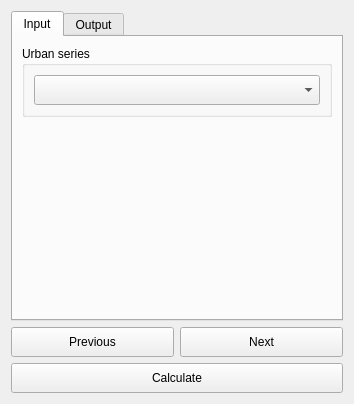
<?xml version="1.0" encoding="UTF-8"?>
<ui version="4.0">
 <class>DlgCalculateUrbanSummaryTable</class>
 <widget class="QDialog" name="DlgCalculateUrbanSummaryTable">
  <property name="geometry">
   <rect>
    <x>0</x>
    <y>0</y>
    <width>351</width>
    <height>404</height>
   </rect>
  </property>
  <property name="sizePolicy">
   <sizepolicy hsizetype="Fixed" vsizetype="Fixed">
    <horstretch>0</horstretch>
    <verstretch>0</verstretch>
   </sizepolicy>
  </property>
  <property name="windowTitle">
   <string>Calculate Urban Change Summary Table</string>
  </property>
  <layout class="QVBoxLayout" name="verticalLayout">
   <item>
    <widget class="QTabWidget" name="TabBox">
     <property name="sizePolicy">
      <sizepolicy hsizetype="Minimum" vsizetype="Expanding">
       <horstretch>0</horstretch>
       <verstretch>0</verstretch>
      </sizepolicy>
     </property>
     <property name="tabShape">
      <enum>QTabWidget::Rounded</enum>
     </property>
     <property name="currentIndex">
      <number>0</number>
     </property>
     <widget class="QWidget" name="InputTab">
      <attribute name="title">
       <string>Input</string>
      </attribute>
      <layout class="QVBoxLayout" name="verticalLayout_2">
       <item>
        <widget class="QGroupBox" name="groupBox_2">
         <property name="sizePolicy">
          <sizepolicy hsizetype="Preferred" vsizetype="Minimum">
           <horstretch>0</horstretch>
           <verstretch>0</verstretch>
          </sizepolicy>
         </property>
         <property name="minimumSize">
          <size>
           <width>0</width>
           <height>0</height>
          </size>
         </property>
         <property name="maximumSize">
          <size>
           <width>16777215</width>
           <height>16777215</height>
          </size>
         </property>
         <property name="font">
          <font>
           <weight>50</weight>
           <bold>false</bold>
          </font>
         </property>
         <property name="title">
          <string>Urban series</string>
         </property>
         <layout class="QVBoxLayout" name="verticalLayout_6">
          <item>
           <widget class="WidgetDataIOSelectTELayerExisting" name="combo_layer_urban_series">
            <property name="sizePolicy">
             <sizepolicy hsizetype="Expanding" vsizetype="Minimum">
              <horstretch>0</horstretch>
              <verstretch>0</verstretch>
             </sizepolicy>
            </property>
            <property name="minimumSize">
             <size>
              <width>0</width>
              <height>30</height>
             </size>
            </property>
            <property name="layer_type" stdset="0">
             <string notr="true">Urban series</string>
            </property>
           </widget>
          </item>
         </layout>
        </widget>
       </item>
       <item>
        <spacer name="verticalSpacer">
         <property name="orientation">
          <enum>Qt::Vertical</enum>
         </property>
         <property name="sizeHint" stdset="0">
          <size>
           <width>20</width>
           <height>40</height>
          </size>
         </property>
        </spacer>
       </item>
      </layout>
     </widget>
     <widget class="QWidget" name="OutputTab">
      <attribute name="title">
       <string>Output</string>
      </attribute>
      <layout class="QVBoxLayout" name="verticalLayout_3">
       <item>
        <widget class="QGroupBox" name="groupBox_6">
         <property name="sizePolicy">
          <sizepolicy hsizetype="Expanding" vsizetype="Fixed">
           <horstretch>0</horstretch>
           <verstretch>0</verstretch>
          </sizepolicy>
         </property>
         <property name="title">
          <string>Output file for indicator layer</string>
         </property>
         <layout class="QHBoxLayout" name="horizontalLayout_3">
          <item>
           <widget class="QLineEdit" name="output_file_layer">
            <property name="sizePolicy">
             <sizepolicy hsizetype="Expanding" vsizetype="Fixed">
              <horstretch>0</horstretch>
              <verstretch>0</verstretch>
             </sizepolicy>
            </property>
            <property name="minimumSize">
             <size>
              <width>200</width>
              <height>35</height>
             </size>
            </property>
            <property name="readOnly">
             <bool>true</bool>
            </property>
            <property name="placeholderText">
             <string>Click &quot;Browse&quot; to choose a file...</string>
            </property>
           </widget>
          </item>
          <item>
           <widget class="QPushButton" name="browse_output_file_layer">
            <property name="sizePolicy">
             <sizepolicy hsizetype="Minimum" vsizetype="Minimum">
              <horstretch>0</horstretch>
              <verstretch>0</verstretch>
             </sizepolicy>
            </property>
            <property name="minimumSize">
             <size>
              <width>0</width>
              <height>35</height>
             </size>
            </property>
            <property name="text">
             <string>Browse</string>
            </property>
           </widget>
          </item>
         </layout>
        </widget>
       </item>
       <item>
        <widget class="QGroupBox" name="groupBox_7">
         <property name="title">
          <string>Output file for summary table</string>
         </property>
         <layout class="QHBoxLayout" name="horizontalLayout_2">
          <item>
           <widget class="QLineEdit" name="output_file_table">
            <property name="sizePolicy">
             <sizepolicy hsizetype="Expanding" vsizetype="Minimum">
              <horstretch>0</horstretch>
              <verstretch>0</verstretch>
             </sizepolicy>
            </property>
            <property name="minimumSize">
             <size>
              <width>200</width>
              <height>35</height>
             </size>
            </property>
            <property name="readOnly">
             <bool>true</bool>
            </property>
            <property name="placeholderText">
             <string>Click &quot;Browse&quot; to choose a file...</string>
            </property>
           </widget>
          </item>
          <item>
           <widget class="QPushButton" name="browse_output_file_table">
            <property name="sizePolicy">
             <sizepolicy hsizetype="Minimum" vsizetype="Minimum">
              <horstretch>0</horstretch>
              <verstretch>0</verstretch>
             </sizepolicy>
            </property>
            <property name="minimumSize">
             <size>
              <width>0</width>
              <height>35</height>
             </size>
            </property>
            <property name="text">
             <string>Browse</string>
            </property>
           </widget>
          </item>
         </layout>
        </widget>
       </item>
       <item>
        <spacer name="verticalSpacer_2">
         <property name="orientation">
          <enum>Qt::Vertical</enum>
         </property>
         <property name="sizeHint" stdset="0">
          <size>
           <width>20</width>
           <height>0</height>
          </size>
         </property>
        </spacer>
       </item>
      </layout>
     </widget>
    </widget>
   </item>
   <item>
    <layout class="QGridLayout" name="gridLayout_3">
     <item row="0" column="0">
      <widget class="QPushButton" name="button_prev">
       <property name="sizePolicy">
        <sizepolicy hsizetype="Minimum" vsizetype="Minimum">
         <horstretch>0</horstretch>
         <verstretch>0</verstretch>
        </sizepolicy>
       </property>
       <property name="minimumSize">
        <size>
         <width>0</width>
         <height>30</height>
        </size>
       </property>
       <property name="text">
        <string>Previous</string>
       </property>
      </widget>
     </item>
     <item row="0" column="1">
      <widget class="QPushButton" name="button_next">
       <property name="sizePolicy">
        <sizepolicy hsizetype="Minimum" vsizetype="Minimum">
         <horstretch>0</horstretch>
         <verstretch>0</verstretch>
        </sizepolicy>
       </property>
       <property name="minimumSize">
        <size>
         <width>0</width>
         <height>30</height>
        </size>
       </property>
       <property name="text">
        <string>Next</string>
       </property>
      </widget>
     </item>
     <item row="1" column="0" colspan="2">
      <widget class="QPushButton" name="button_calculate">
       <property name="sizePolicy">
        <sizepolicy hsizetype="Minimum" vsizetype="Minimum">
         <horstretch>0</horstretch>
         <verstretch>0</verstretch>
        </sizepolicy>
       </property>
       <property name="minimumSize">
        <size>
         <width>0</width>
         <height>30</height>
        </size>
       </property>
       <property name="text">
        <string>Calculate</string>
       </property>
      </widget>
     </item>
    </layout>
   </item>
  </layout>
 </widget>
 <customwidgets>
  <customwidget>
   <class>WidgetDataIOSelectTELayerExisting</class>
   <extends>QComboBox</extends>
   <header>MISLAND/data_io</header>
  </customwidget>
 </customwidgets>
 <tabstops>
  <tabstop>TabBox</tabstop>
  <tabstop>combo_layer_urban_series</tabstop>
  <tabstop>button_prev</tabstop>
  <tabstop>button_next</tabstop>
  <tabstop>button_calculate</tabstop>
  <tabstop>browse_output_file_table</tabstop>
  <tabstop>output_file_table</tabstop>
 </tabstops>
 <resources/>
 <connections/>
</ui>
